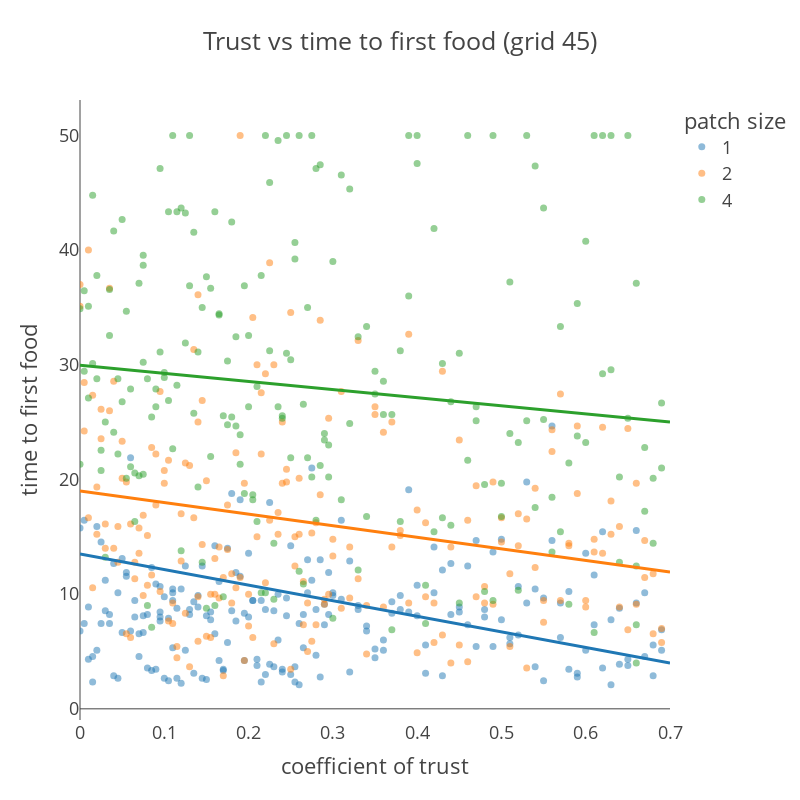

The cell this chart's notebook holds for it:
### Code cell
base_means = sample45['base'].mean(axis=0)
slope_means = sample45['slope'].mean(axis=0)

trust_range = np.linspace(0, .7, 15)

line_colors = ["#1f77b4", "#ff7f0e", "#2ca02c"]

preds = []
for i in range(3):
    local_pred = base_means[i] + slope_means[i] * trust_range
    preds.append(local_pred)
    
    fig_grid45.add_shape(type="line",
    x0=trust_range[0], y0=local_pred[0], x1=trust_range[14], y1=local_pred[14],
    line=dict(
        color=line_colors[i],
        width=3,
    )
    )
    
fig_grid45.update_shapes(dict(xref='x', yref='y'))
fig_grid45.show()

### Figure 1 — Plotly figure (JSON) as saved in the notebook; plotly's stock layout.template omitted (floating-point values rounded to 4 significant figures; data arrays with more than 128 entries replaced by an {"elided": "..."} marker saying what was removed)
{"data": [{"hovertemplate": "patch size=1<br>coefficient of trust=%{x}<br>time to first food=%{y}<extra></extra>", "legendgroup": "1", "marker": {"color": "#1F77B4", "opacity": 0.5, "size": 7, "symbol": "circle"}, "mode": "markers", "name": "1", "orientation": "v", "showlegend": true, "type": "scatter", "x": {"elided": "204 float values"}, "xaxis": "x", "y": {"elided": "204 float values"}, "yaxis": "y"}, {"hovertemplate": "patch size=2<br>coefficient of trust=%{x}<br>time to first food=%{y}<extra></extra>", "legendgroup": "2", "marker": {"color": "#FF7F0E", "opacity": 0.5, "size": 7, "symbol": "circle"}, "mode": "markers", "name": "2", "orientation": "v", "showlegend": true, "type": "scatter", "x": {"elided": "202 float values"}, "xaxis": "x", "y": {"elided": "202 float values"}, "yaxis": "y"}, {"hovertemplate": "patch size=4<br>coefficient of trust=%{x}<br>time to first food=%{y}<extra></extra>", "legendgroup": "4", "marker": {"color": "#2CA02C", "opacity": 0.5, "size": 7, "symbol": "circle"}, "mode": "markers", "name": "4", "orientation": "v", "showlegend": true, "type": "scatter", "x": {"elided": "204 float values"}, "xaxis": "x", "y": {"elided": "204 float values"}, "yaxis": "y"}], "layout": {"height": 800, "legend": {"title": {"text": "patch size"}, "tracegroupgap": 0}, "shapes": [{"line": {"color": "#1f77b4", "width": 3}, "type": "line", "x0": 0, "x1": 0.7, "xref": "x", "y0": 13.51, "y1": 3.988, "yref": "y"}, {"line": {"color": "#ff7f0e", "width": 3}, "type": "line", "x0": 0, "x1": 0.7, "xref": "x", "y0": 18.99, "y1": 11.92, "yref": "y"}, {"line": {"color": "#2ca02c", "width": 3}, "type": "line", "x0": 0, "x1": 0.7, "xref": "x", "y0": 29.96, "y1": 25.02, "yref": "y"}], "title": {"text": "Trust vs time to first food (grid 45)"}, "width": 800, "xaxis": {"anchor": "y", "domain": [0, 1], "range": [0, 0.7], "showgrid": false, "title": {"text": "coefficient of trust"}}, "yaxis": {"anchor": "x", "domain": [0, 1], "showgrid": false, "title": {"text": "time to first food"}}}}
